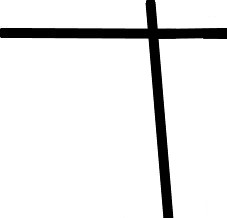
#> input picture smartcarlib/straightline.jpg, 227 x 218 px
$ python straightline.py
#> lines starting #> are read from the running program, lines starting #| are printed output that depends on the picture
#> further down, img is the input picture: shape (218, 227); min 0, max 255, mean 232.4
import cv2
import numpy as np

def straightline(img):
    edges = cv2.Canny(img, 50, 150, apertureSize=3)
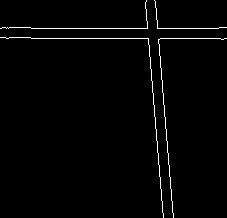
#> edges: shape (218, 227); 1.7% white in thin lines or dots
    lines = cv2.HoughLines(edges, 1, np.pi / 180, 110)
#> lines = [[38, 1.57], [28, 1.57], [-144, 3.05], [-154, 3.05]]
    lines = np.squeeze(lines, 1)
    i_v = 0
    i_h = 0
    k_v = 0
    b_v = 0
    k_h = 0
    b_h = 0
    for r, theta in lines:
        if (theta < (np.pi / 4)) or (theta > (3 * np.pi / 4)):  # 垂直直线
            k_v = np.pi / 2 - theta + k_v
            b_v = int(r / np.sin(theta)) + b_v
            i_v = i_v + 1
        else:
            k_h = np.pi / 2 - theta + k_h
            b_h = int(r / np.sin(theta)) + b_h
            i_h = i_h + 1
#> this loop made 4 passes
#> (r, theta, k_h, b_h, i_h) on passes 1 to 2: (38, 1.57, -4.37e-08, 38, 1), (28, 1.57, -8.74e-08, 66, 2)
#> (r, theta, k_v, b_v, i_v) on passes 3 to 4: (-144, 3.05, -1.48, -1652, 1), (-154, 3.05, -2.97, -3418, 2)
#> after the loop, b_h = 66; b_v = -3418; i_h = 2; i_v = 2; k_h = -8.74e-08; k_v = -2.97
    k_v = k_v / i_v
#> k_v = -1.48
    b_v = b_v / i_v
#> b_v = -1709
    k_h = k_h / i_h
#> k_h = -4.37e-08
    b_h = b_h / i_h
#> b_h = 33

    return k_v, b_v, k_h, b_h

img = cv2.imread("straightline.jpg", 0)
k_v, b_v, k_h, b_h = straightline(img)
#> k_v = -1.48; b_v = -1709; k_h = -4.37e-08; b_h = 33
print(k_h)
#| -4.371139006309477e-08
